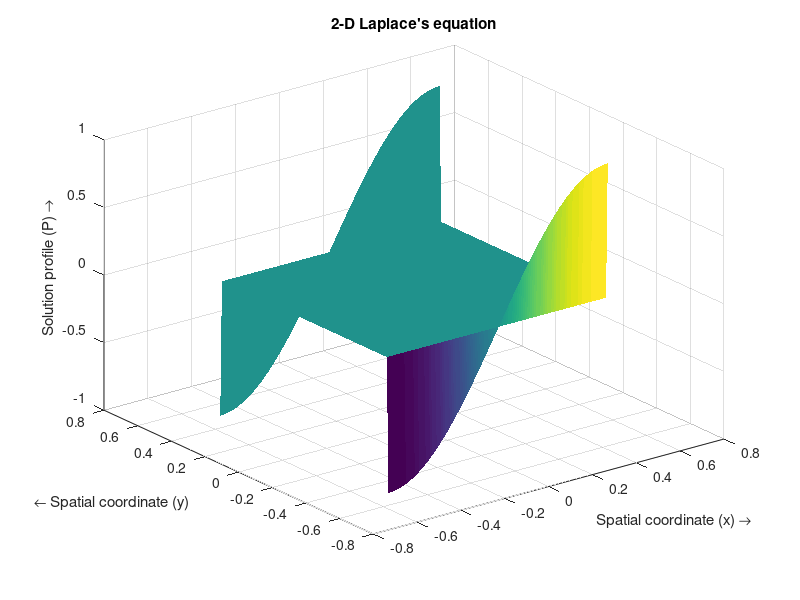

MATLAB code to generate this figure: (Note: this script raises an error after producing the figure.)
% Mubinjon Satymov
% Physics 661
% Final Project 
% Part 3 - 2D Laplace Equation

%% 2D Laplace Equation
clear; clc;
L = 1; W = 1;
h = 1e-2; r = 1; k = r*h;

x = -L/2:h:L/2; y = -W/2:k:W/2;

numPoints =(length(x)-1)*(length(y)-1);
maxIter = 10*numPoints;

u = zeros(length(y),length(x),2);

% Setting Boundaries cosine
u(1,:,1) =sin(pi*x/L);
u(end,:,1) = sin(pi*x/L);

% Initialize BC for next iteration
u(:,:,2) = u(:,:,1);

% Create surf plot
s1=surf(x,y,u(:,:,1),'EdgeColor','none');       
shading flat
title('2-D Laplace''s equation');
xlabel('Spatial coordinate (x) \rightarrow')
ylabel('{\leftarrow} Spatial coordinate (y)')
zlabel('Solution profile (P) \rightarrow')

% Loop for iterative solution
for p = 1:maxIter
    for i = 2:length(x)-1
         for j = 2:length(y)-1
              u(i,j,2) = (u(i+1,j,1) + u(i-1,j,1) + u(i,j+1,1) +u(i,j-1,1))/4;     
         end
     end
    
    % Updating the plot every Nth interation
    if mod(p,floor(sqrt(numPoints))) == 0
        s1.ZData = u(:,:,2);
        t1.String = {"Interation: " + p;...
            "Error: " + compose("%5.2e",err)};
        drawnow
    end

    %Stopping Condition???
    deltaU = abs(u(i,j,2) - u(i,j,1));
    err = deltaU;
   
    if err  < 1e-10
        break;
    else
        u(:,:,1) = u(:,:,2);
    end
end

